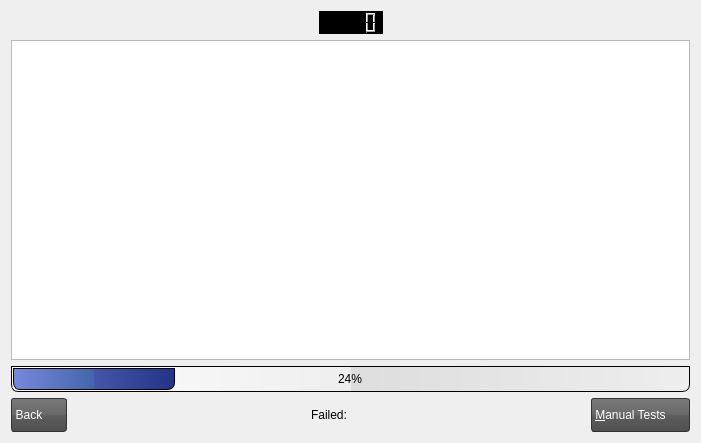
<?xml version="1.0" encoding="UTF-8"?>
<ui version="4.0">
 <author>Ederson Moura &lt;ederson.moura@resource.com.br&gt;</author>
 <class>Console</class>
 <widget class="QWidget" name="Console">
  <property name="geometry">
   <rect>
    <x>0</x>
    <y>0</y>
    <width>701</width>
    <height>443</height>
   </rect>
  </property>
  <property name="windowTitle">
   <string>Console - Results of automated testing</string>
  </property>
  <property name="windowIcon">
   <iconset resource="../images.qrc">
    <normaloff>:/res/images/app-icon.png</normaloff>:/res/images/app-icon.png</iconset>
  </property>
  <property name="styleSheet">
   <string notr="true">QLineEdit {
    border: 2px solid #333333;
    border-radius: 3px;
    padding: 1px 23px 1px 3px;
}

QPushButton:hover, QToolButton:hover {
    background: qlineargradient(x1 : 0, y1 : 0, x2 : 0, y2 :   1, stop :   0.0 #ffd9aa, stop : 0.5 #ffbb6e, stop : 0.55 #feae42, stop : 1.0 #fedb74);
}

QPushButton {
    border: 1px solid #333333;
    border-radius: 3px;
    padding: 1px 23px 1px 3px;
	background: qlineargradient(x1:0, y1:0, x2:0, y2:1, stop:0 #797979, stop:0.48 #696969, stop:0.52 #5e5e5e, stop:1 #4f4f4f);
    color: white;
    font: bold large &quot;Arial&quot;;
    height: 30px;
}

QPushButton:pressed {
    background: qlineargradient(x1 : 0, y1 : 0, x2 : 0, y2 :   1, stop :   0.0 #c0dbff, stop : 0.5 #cfd26f, stop : 0.55 #c7df6f, stop : 1.0 #f5f9ff);
    padding-top: 2px;
    padding-left: 3px;
}

QPushButton:on {
    background: qlineargradient(x1 : 0, y1 : 0, x2 : 0, y2 :   1, stop :   0.0 #5AA72D, stop : 0.5 #B3E296, stop : 0.55 #B3E296, stop : 1.0 #f5f9ff);
    padding-top: 2px;
    padding-left: 3px;
}

QPushButton:disabled {
    background: transparent #aeaeae;
    padding-top: 2px;        
    padding-left: 3px;
    color: black;
}

QToolButton {
    border: 1px solid #333333;
    border-radius: 3px;
	background: qlineargradient(x1:0, y1:0, x2:0, y2:1, stop:0 #797979, stop:0.48 #696969, stop:0.52 #5e5e5e, stop:1 #4f4f4f);
}

QProgressBar {
    border: 1px solid black;
    text-align: center;
    padding: 1px;
    border-bottom-right-radius: 7px;
    border-bottom-left-radius: 7px;
    background: QLinearGradient( x1: 0, y1: 0, x2: 1, y2: 0, stop: 0 #fff, stop: 0.4999 #eee, stop: 0.5 #ddd, stop: 1 #eee );
    width: 15px;
}

QProgressBar::chunk {
    background: QLinearGradient( x1: 0, y1: 0, x2: 1, y2: 0,stop: 0 #78d,stop: 0.4999 #46a,stop: 0.5 #45a,stop: 1 #238 );
    border-bottom-right-radius: 7px;
    border-bottom-left-radius: 7px;
    border: 1px solid black;
}

QLCDNumber {
    background-color:black;
    color:green;
    font: bold large &quot;Arial&quot;;
    height: 30px;
}

QTabWidget, QStackedWidget {
    background: none;
    color: white;
    font: bold large &quot;Arial&quot;;
    height: 30px;
}

QTabWidget QWidget {
    /*background-color: lightblue;*/
}

QTabWidget::pane {
    border: 0px;
    top: 0.1em;
    border-width: 1px;
    border-style: solid;
    border-color: grey;
}

QTabBar::tab {
    width: 150px;
    margin-left: 0.5;
    margin-right: 0.5;
    border: 1px solid #7a7a7a;
    border-top-left-radius: 4px;
    border-top-right-radius: 4px;
    padding: 15px 19px 15px 19px;
}

QTabBar::tab:!selected {
   margin-top: 2px;
}

QTabBar::tab:selected {
    margin-top: -1px;
   /*background-color: grey;*/
   background: qlineargradient(x1:0, y1:0, x2:0, y2:1, stop:0 #797979, stop:0.48 #696969, stop:0.52 #5e5e5e, stop:1 #4f4f4f);
    borderwidth: 2px;
    color: white;
}

QTabBar::tab:hover {
    text-decoration: underline;
     background: qlineargradient(x1 : 0, y1 : 0, x2 : 0, y2 :   1, stop :   0.0 #ffd9aa, stop : 0.5 #ffbb6e, stop : 0.55 #feae42, stop :   1.0 #fedb74);
}

QTabBar::tab::bottom {
    border-bottom-left-radius: 4px;
    border-bottom-right-radius: 4px;
    border-top-left-radius: 0px;
    border-top-right-radius: 0px;
    padding: 15px 19px 15px 19px;
}

QComboBox {
	border: 1px solid #333333;
	border-radius: 3px;
	background: qlineargradient(x1:0, y1:0, x2:0, y2:1, stop:0 #797979, stop:0.48 #696969, stop:0.52 #5e5e5e, stop:1 #4f4f4f);
	padding: 1px 23px 1px 3px;
	min-width: 6em;
    color: white;
    font: bold large &quot;Arial&quot;;
    height: 30px;
}

QComboBox:hover {
    text-decoration: underline;
     background: qlineargradient(x1 : 0, y1 : 0, x2 : 0, y2 :   1, stop :   0.0 #ffd9aa, stop : 0.5 #ffbb6e, stop : 0.55 #feae42, stop :   1.0 #fedb74);
}

QComboBox::drop-down {
	subcontrol-origin: padding;
	subcontrol-position: top right;
	width: 20px;
 
	border-top-right-radius: 3px;
	border-bottom-right-radius: 3px;
}

QComboBox::down-arrow {
     image: url(:res/images/combo-arrow-down.png);
}
 
QComboBox QAbstractView{
	background-color: #4f4f4f;
	color: #999999;
	selection-background-color: #999999;
	selection-color: #4f4f4f;
}
</string>
  </property>
  <layout class="QGridLayout" name="gridLayout_3">
   <item row="0" column="0">
    <layout class="QGridLayout" name="gridLayout_2">
     <item row="0" column="0">
      <spacer name="horizontalSpacer_2">
       <property name="orientation">
        <enum>Qt::Horizontal</enum>
       </property>
       <property name="sizeHint" stdset="0">
        <size>
         <width>188</width>
         <height>20</height>
        </size>
       </property>
      </spacer>
     </item>
     <item row="0" column="1">
      <widget class="QLCDNumber" name="lcdNumber">
       <property name="sizePolicy">
        <sizepolicy hsizetype="Fixed" vsizetype="Preferred">
         <horstretch>0</horstretch>
         <verstretch>0</verstretch>
        </sizepolicy>
       </property>
       <property name="styleSheet">
        <string notr="true"/>
       </property>
      </widget>
     </item>
     <item row="0" column="2">
      <spacer name="horizontalSpacer_3">
       <property name="orientation">
        <enum>Qt::Horizontal</enum>
       </property>
       <property name="sizeHint" stdset="0">
        <size>
         <width>188</width>
         <height>20</height>
        </size>
       </property>
      </spacer>
     </item>
    </layout>
   </item>
   <item row="1" column="0">
    <widget class="QPlainTextEdit" name="plainTextEdit">
     <property name="frameShape">
      <enum>QFrame::StyledPanel</enum>
     </property>
     <property name="frameShadow">
      <enum>QFrame::Sunken</enum>
     </property>
     <property name="lineWidth">
      <number>1</number>
     </property>
     <property name="midLineWidth">
      <number>0</number>
     </property>
     <property name="readOnly">
      <bool>true</bool>
     </property>
    </widget>
   </item>
   <item row="2" column="0">
    <widget class="QProgressBar" name="progressBar">
     <property name="value">
      <number>24</number>
     </property>
    </widget>
   </item>
   <item row="3" column="0">
    <layout class="QGridLayout" name="gridLayout">
     <item row="0" column="0">
      <widget class="QPushButton" name="pushButtonBack">
       <property name="text">
        <string>Back</string>
       </property>
       <property name="icon">
        <iconset resource="../images.qrc">
         <normaloff>:/res/images/back-run.png</normaloff>:/res/images/back-run.png</iconset>
       </property>
       <property name="iconSize">
        <size>
         <width>35</width>
         <height>35</height>
        </size>
       </property>
      </widget>
     </item>
     <item row="0" column="1">
      <spacer name="horizontalSpacer_6">
       <property name="orientation">
        <enum>Qt::Horizontal</enum>
       </property>
       <property name="sizeHint" stdset="0">
        <size>
         <width>228</width>
         <height>20</height>
        </size>
       </property>
      </spacer>
     </item>
     <item row="0" column="2">
      <widget class="QLabel" name="labelTestsFaileds">
       <property name="text">
        <string>Failed:</string>
       </property>
      </widget>
     </item>
     <item row="0" column="3">
      <spacer name="horizontalSpacer">
       <property name="orientation">
        <enum>Qt::Horizontal</enum>
       </property>
       <property name="sizeHint" stdset="0">
        <size>
         <width>188</width>
         <height>20</height>
        </size>
       </property>
      </spacer>
     </item>
     <item row="0" column="4">
      <widget class="QPushButton" name="pushButtonOk">
       <property name="text">
        <string>&amp;Manual Tests</string>
       </property>
       <property name="icon">
        <iconset resource="../images.qrc">
         <normaloff>:/res/images/manual.png</normaloff>:/res/images/manual.png</iconset>
       </property>
       <property name="iconSize">
        <size>
         <width>35</width>
         <height>35</height>
        </size>
       </property>
      </widget>
     </item>
    </layout>
   </item>
  </layout>
 </widget>
 <resources>
  <include location="../images.qrc"/>
 </resources>
 <connections/>
</ui>
